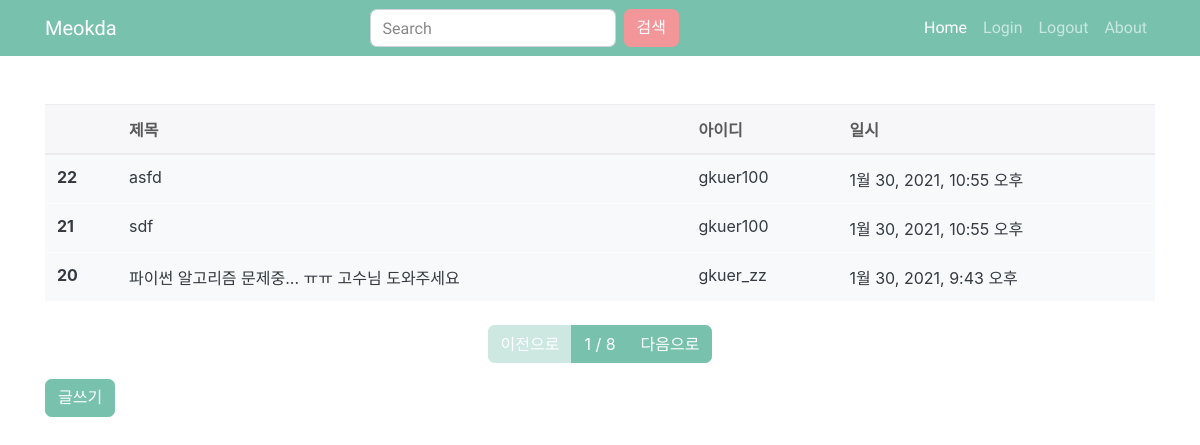
/board/list/, run on the app's committed database.
### board/models.py (models this page shows, shortened)
class board(models.Model):
    title = models.CharField(max_length = 128, verbose_name = '제목')
    contents = models.TextField(verbose_name = '내용')
    writer = models.ForeignKey('user.meokda_user', on_delete = models.CASCADE, verbose_name = '작성자')
    tags = models.ManyToManyField('tag.Tag',verbose_name = '태그')
    registered_dttm = models.DateTimeField(auto_now_add = True, verbose_name = '등록시간')
    class Meta:
        db_table = 'meokda_board'
        verbose_name = '먹다 게시글'
        verbose_name_plural = '먹다 게시글'

### user/models.py (models this page shows)
class meokda_user(models.Model):
    username = models.CharField(max_length=64,
                                verbose_name='사용자명')
    useremail = models.EmailField(max_length=128,
                                  verbose_name='사용자이메일')
    password = models.CharField(max_length=64,
                                verbose_name='비밀번호')
    registered_dttm = models.DateTimeField(auto_now_add=True,
                                            verbose_name='등록시간')
    def __str__(self):
        return self.username
    class Meta:
        db_table = 'Meokda_user'
        verbose_name = '먹다_사용자'
        verbose_name_plural = '먹다_사용자'

### board/views.py (the view)
# urls.py: path('list/', views.board_list),
def board_list(request):
    all_boards = board.objects.all().order_by('-id')
    page = int(request.GET.get('p',1))
    paginator = Paginator(all_boards, 3)
    boards = paginator.get_page(page)
    return render(request, 'board_list.html', {'boards':boards})

### board/templates/board_list.html
{% extends 'base.html' %}
{% block contents %}
<div class="row mt-5">
    <div class="col-12">
        <table class="table table-light">
            <thead class="thead-light">
                <tr>
                    <th>{{ usering }}</th>
                    <th>제목</th>
                    <th>아이디</th>
                    <th>일시</th>
                </tr>
            </thead>
            <tbody class="text-dark">
                {% for board in boards %}
                <tr onclick = "location.href= '/board/detail/{{ board.id }}'">
                    <th>{{ board.id }} </th>
                    <td>{{ board.title }}</td>
                    <td>{{ board.writer }}</td>
                    <td>{{ board.registered_dttm }}</td>
                </tr>
                {% endfor %}
            </tbody>
        </table>
    </div>
</div>
<div class="row mt-2">
    <div class="col-12">
        <nav>
            <ul class="pagination justify-content-center">
                {% if boards.has_previous %}
                <li class="page-item">
                    <a class="page-link" href="?p={{ boards.previous_page_number }}">이전으로</a>
                </li>
                {% else %}
                <li class="page-item disabled">
                    <a class="page-link disabled" href="#">이전으로</a>
                </li>
                {% endif %}
                <li class="page-item">
                    <a class="page-link" href="#">{{ boards.number }} / {{ boards.paginator.num_pages }}</a>
                </li>
                {% if boards.has_next %}
                <li class="page-item">
                    <a class="page-link" href="?p={{ boards.next_page_number }}">다음으로</a>
                </li>
                {% else %}
                <li class="page-item disabled">
                    <a class="page-link disabled" href="#">다음으로</a>
                </li>
                {% endif %}
            </ul>
        </nav>
    </div>
</div>
<div class="row">
    <div class="col-12">
        <button class="btn btn-primary" onclick = "location.href = '/board/write'">글쓰기</button>
    </div>
</div>
{% endblock %}

### data on the page
board: id "22", title "asfd", writer "gkuer100", registered_dttm "1월 30, 2021, 10:55 오후"
board: id "21", title "sdf", writer "gkuer100", registered_dttm "1월 30, 2021, 10:55 오후"
board: id "20", title "파이썬 알고리즘 문제중... ㅠㅠ 고수님 도와주세요", writer "gkuer_zz", registered_dttm "1월 30, 2021, 9:43 오후"

### other printed values
{{ boards.number }} "1"
{{ boards.paginator.num_pages }} "8"
